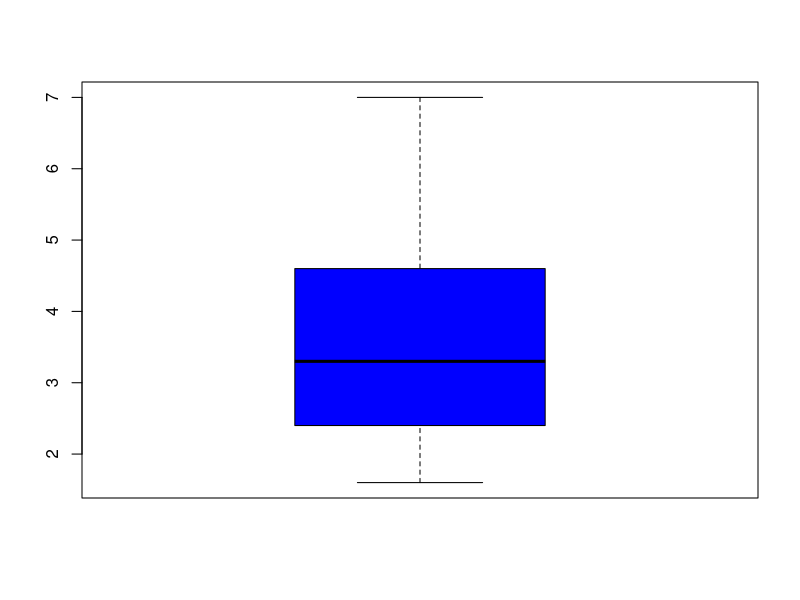
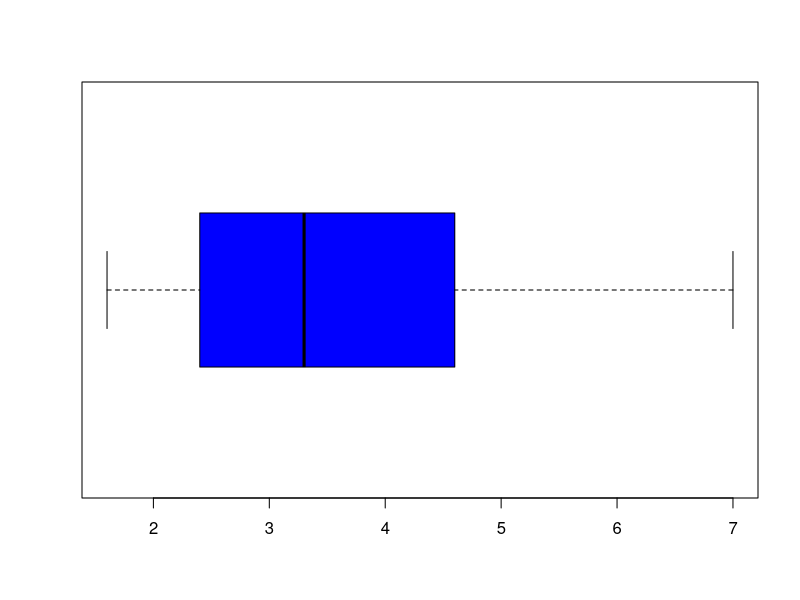

The R script that drew these images, in order:
# S DeFerrari Stephen DeFerrari

# The data source is the mpg data table

library(tidyverse)
head(mpg)
summary(mpg$displ)

# vertical box plot
boxplot(mpg$displ, col='Blue')

# horizontal box plot
boxplot(mpg$displ, col='Blue', horizontal = TRUE)
